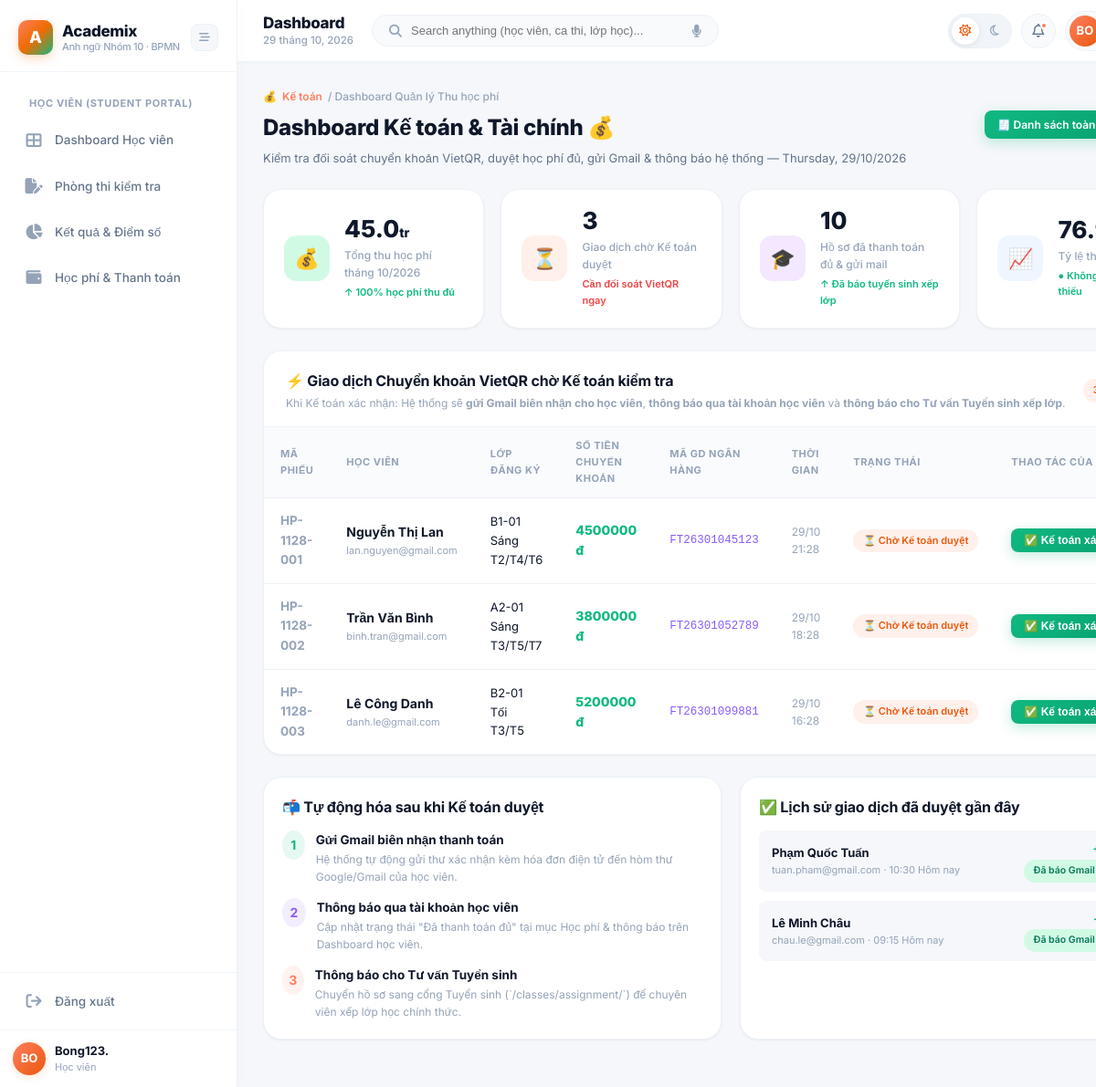
The page /users/accountant/ (signed in) on the database its author committed.
### apps/users/models.py (models this page shows, shortened)
class KhachHang(models.Model):
    class TrangThai(models.TextChoices):
        TIEM_NANG = 'TIEM_NANG', 'Tiềm năng'
        DANG_TU_VAN = 'DANG_TU_VAN', 'Đang tư vấn'
        DA_GHI_DANH = 'DA_GHI_DANH', 'Đã ghi danh'
        NGUNG = 'NGUNG', 'Ngừng'
    ho_ten = models.CharField(max_length=255, verbose_name='Họ tên')
    email = models.EmailField(unique=True, verbose_name='Email')
    so_dien_thoai = models.CharField(max_length=20, blank=True, default='', verbose_name='Số điện thoại')
    ngay_sinh = models.DateField(null=True, blank=True, verbose_name='Ngày sinh')
    trang_thai = models.CharField(
        max_length=20,
        choices=TrangThai.choices,
        default=TrangThai.TIEM_NANG,
        verbose_name='Trạng thái',
    )
    ngay_tao = models.DateTimeField(auto_now_add=True, verbose_name='Ngày tạo')
    class Meta:
        db_table = 'khach_hang'
        verbose_name = 'Khách hàng'
        verbose_name_plural = 'Danh sách khách hàng'
        ordering = ['-ngay_tao']

### apps/users/views.py (the view)
# urls.py: path('accountant/', views.accountant_dashboard, name='accountant_dashboard'),
def accountant_dashboard(request):
    if not request.session.get('user_email') and not (hasattr(request, 'user') and request.user.is_authenticated):
        return redirect('users:student_login')
    now = timezone.now()
    context = {
        'today': now,
        'total_revenue': '45.0',
        'pending_count': 3,
        'confirmed_count': 10,
        'rate_paid': '76.9',
        'pending_transactions': [
            {
                'ma_phieu': 'HP-1128-001',
                'ho_ten': 'Nguyễn Thị Lan',
                'email': 'lan.nguyen@gmail.com',
                'ten_lop': 'B1-01 Sáng T2/T4/T6',
                'so_tien': 4500000,
                'ma_gd_ngan_hang': 'FT26301045123',
                'thoi_gian': now - timedelta(hours=2),
                'trang_thai': 'CHO_DUYET',
            },
            {
                'ma_phieu': 'HP-1128-002',
                'ho_ten': 'Trần Văn Bình',
                'email': 'binh.tran@gmail.com',
                'ten_lop': 'A2-01 Sáng T3/T5/T7',
                'so_tien': 3800000,
                'ma_gd_ngan_hang': 'FT26301052789',
                'thoi_gian': now - timedelta(hours=5),
                'trang_thai': 'CHO_DUYET',
            },
            {
                'ma_phieu': 'HP-1128-003',
                'ho_ten': 'Lê Công Danh',
                'email': 'danh.le@gmail.com',
                'ten_lop': 'B2-01 Tối T3/T5',
                'so_tien': 5200000,
                'ma_gd_ngan_hang': 'FT26301099881',
                'thoi_gian': now - timedelta(hours=7),
                'trang_thai': 'CHO_DUYET',
            },
        ],
        'recent_confirmed': [
            {
                'ho_ten': 'Phạm Quốc Tuấn',
                'so_tien': 4500000,
                'email': 'tuan.pham@gmail.com',
                'time_confirmed': '10:30 Hôm nay',
            },
            {
                'ho_ten': 'Lê Minh Châu',
                'so_tien': 5200000,
                'email': 'chau.le@gmail.com',
                'time_confirmed': '09:15 Hôm nay',
            },
        ]
    }
    return render(request, 'users/accountant_dashboard.html', context)

### apps/users/templates/users/accountant_dashboard.html (shortened to what this page needs)
{% extends 'base.html' %}
{% load static %}
{% block content %}
<div class="page-header">
  <div class="page-breadcrumb">💰 <span>Kế toán</span> / Dashboard Quản lý Thu học phí</div>
  <div style="display: flex; justify-content: space-between; align-items: flex-start; flex-wrap: wrap; gap: 12px;">
    <div>
      <h1 class="page-title">Dashboard Kế toán & Tài chính 💰</h1>
      <p class="page-subtitle">Kiểm tra đối soát chuyển khoản VietQR, duyệt học phí đủ, gửi Gmail & thông báo hệ thống — {{ today|date:"l, d/m/Y" }}</p>
    </div>
    <div style="display: flex; gap: 8px;">
      <a href="{% url 'billing:invoice_list' %}" class="btn btn-emerald btn-sm">
        🧾 Danh sách toàn bộ phiếu học phí
      </a>
    </div>
  </div>
</div>
<div class="stat-grid">
  <div class="stat-card">
    <div class="stat-icon emerald">💰</div>
    <div class="stat-info">
      <div class="stat-value">{{ total_revenue|default:"45.0" }}<span style="font-size:14px">tr</span></div>
      <div class="stat-label">Tổng thu học phí tháng {{ today|date:"m/Y" }}</div>
      <div class="stat-delta up">↑ 100% học phí thu đủ</div>
    </div>
  </div>
  <div class="stat-card">
    <div class="stat-icon coral">⏳</div>
    <div class="stat-info">
      <div class="stat-value" id="kpi-pending-count">{{ pending_count|default:3 }}</div>
      <div class="stat-label">Giao dịch chờ Kế toán duyệt</div>
      <div class="stat-delta down">Cần đối soát VietQR ngay</div>
    </div>
  </div>
  <div class="stat-card">
    <div class="stat-icon purple">🎓</div>
    <div class="stat-info">
      <div class="stat-value">{{ confirmed_count|default:10 }}</div>
      <div class="stat-label">Hồ sơ đã thanh toán đủ & gửi mail</div>
      <div class="stat-delta up">↑ Đã báo tuyển sinh xếp lớp</div>
    </div>
  </div>
  <div class="stat-card">
    <div class="stat-icon blue">📈</div>
    <div class="stat-info">
      <div class="stat-value">{{ rate_paid|default:"76.9" }}%</div>
      <div class="stat-label">Tỷ lệ thanh toán đủ</div>
      <div class="stat-delta up">● Không có thanh toán thiếu</div>
    </div>
  </div>
</div>
<div class="card rounded-2xl shadow-sm" style="margin-bottom: 24px;">
  <div class="card-header">
    <div>
      <div class="card-title">⚡ Giao dịch Chuyển khoản VietQR chờ Kế toán kiểm tra</div>
      <div class="card-subtitle">Khi Kế toán xác nhận: Hệ thống sẽ <strong>gửi Gmail biên nhận cho học viên</strong>, <strong>thông báo qua tài khoản học viên</strong> và <strong>thông báo cho Tư vấn Tuyển sinh xếp lớp</strong>.</div>
    </div>
    <span class="badge badge-coral">{{ pending_count|default:3 }} ca chờ duyệt</span>
  </div>
  <div class="table-wrapper">
    <table id="accountant-pending-table">
      <thead>
        <tr>
          <th>Mã phiếu</th>
          <th>Học viên</th>
          <th>Lớp đăng ký</th>
          <th>Số tiền chuyển khoản</th>
          <th>Mã GD Ngân hàng</th>
          <th>Thời gian</th>
          <th>Trạng thái</th>
          <th>Thao tác của Kế toán</th>
        </tr>
      </thead>
      <tbody>
        {% for item in pending_transactions %}
        <tr id="acc-row-{{ forloop.counter }}">
          <td style="font-weight: 700; color: var(--text-muted);">{{ item.ma_phieu }}</td>
          <td>
            <div style="font-weight: 700; font-size: 14px; color: var(--text-primary);">{{ item.ho_ten }}</div>
            <div style="font-size: 11px; color: var(--text-muted); margin-top: 1px;">{{ item.email }}</div>
          </td>
          <td style="font-size: 13px;">{{ item.ten_lop }}</td>
          <td style="font-weight: 800; font-size: 14px; color: var(--accent-emerald);">
            {{ item.so_tien|floatformat:0 }} đ
          </td>
          <td style="font-family: monospace; font-size: 12.5px; color: var(--accent-purple);">
            {{ item.ma_gd_ngan_hang }}
          </td>
          <td style="font-size: 12px; color: var(--text-muted);">{{ item.thoi_gian|date:"d/m H:i" }}</td>
          <td id="acc-status-{{ forloop.counter }}">
            <span class="badge badge-coral">⏳ Chờ Kế toán duyệt</span>
          </td>
          <td id="acc-action-{{ forloop.counter }}">
            <form method="post" action="{% url 'billing:confirm_invoice' %}" class="acc-confirm-form" data-index="{{ forloop.counter }}" data-name="{{ item.ho_ten }}" data-amount="{{ item.so_tien|floatformat:0 }}đ">
              <button type="submit" class="btn btn-emerald btn-sm" style="font-weight: 700;">
                ✅ Kế toán xác nhận thu đủ
              </button>
            </form>
          </td>
        </tr>
        {% endfor %}
      </tbody>
    </table>
  </div>
</div>
<div class="two-col" style="margin-bottom: 24px;">
  <div class="card rounded-2xl shadow-sm" style="padding: 20px;">
    <div class="card-title" style="margin-bottom: 12px;">📬 Tự động hóa sau khi Kế toán duyệt</div>
    <div style="display: flex; flex-direction: column; gap: 14px;">
      <div style="display: flex; gap: 12px; align-items: flex-start;">
        <div style="background: rgba(16, 185, 129, 0.1); color: var(--accent-emerald); border-radius: 50%; width: 32px; height: 32px; display: flex; align-items: center; justify-content: center; font-size: 14px; font-weight: 700;">1</div>
        <div>
          <div style="font-weight: 700; font-size: 13.5px;">Gửi Gmail biên nhận thanh toán</div>
          <div style="font-size: 12px; color: var(--text-muted);">Hệ thống tự động gửi thư xác nhận kèm hóa đơn điện tử đến hòm thư Google/Gmail của học viên.</div>
        </div>
      </div>
      <div style="display: flex; gap: 12px; align-items: flex-start;">
        <div style="background: rgba(139, 92, 246, 0.1); color: var(--accent-purple); border-radius: 50%; width: 32px; height: 32px; display: flex; align-items: center; justify-content: center; font-size: 14px; font-weight: 700;">2</div>
        <div>
          <div style="font-weight: 700; font-size: 13.5px;">Thông báo qua tài khoản học viên</div>
          <div style="font-size: 12px; color: var(--text-muted);">Cập nhật trạng thái "Đã thanh toán đủ" tại mục Học phí & thông báo trên Dashboard học viên.</div>
        </div>
      </div>
      <div style="display: flex; gap: 12px; align-items: flex-start;">
        <div style="background: rgba(255, 126, 95, 0.1); color: var(--accent-coral); border-radius: 50%; width: 32px; height: 32px; display: flex; align-items: center; justify-content: center; font-size: 14px; font-weight: 700;">3</div>
        <div>
          <div style="font-weight: 700; font-size: 13.5px;">Thông báo cho Tư vấn Tuyển sinh</div>
          <div style="font-size: 12px; color: var(--text-muted);">Chuyển hồ sơ sang cổng Tuyển sinh (`/classes/assignment/`) để chuyên viên xếp lớp học chính thức.</div>
        </div>
      </div>
    </div>
  </div>
  <div class="card rounded-2xl shadow-sm" style="padding: 20px;">
    <div class="card-title" style="margin-bottom: 12px;">✅ Lịch sử giao dịch đã duyệt gần đây</div>
    <div style="display: flex; flex-direction: column; gap: 10px;">
      {% for item in recent_confirmed %}
      <div style="display: flex; justify-content: space-between; align-items: center; padding: 10px 14px; background: var(--bg-app); border-radius: var(--radius-sm);">
        <div>
          <div style="font-weight: 700; font-size: 13px;">{{ item.ho_ten }}</div>
          <div style="font-size: 11px; color: var(--text-muted);">{{ item.email }} · {{ item.time_confirmed }}</div>
        </div>
        <div style="text-align: right;">
          <div style="font-weight: 700; color: var(--accent-emerald); font-size: 13px;">+{{ item.so_tien|floatformat:0 }} đ</div>
          <span class="badge badge-emerald" style="font-size: 10.5px;">Đã báo Gmail & Tuyển sinh</span>
        </div>
      </div>
      {% endfor %}
    </div>
  </div>
</div>
{% endblock %}

### templates/base.html (shortened to what this page needs)
{% load static %}
<!DOCTYPE html>
<html lang="vi" data-theme="light">
<head>
  <link rel="stylesheet" href="https://cdnjs.cloudflare.com/ajax/libs/font-awesome/6.5.0/css/all.min.css">
  <link rel="stylesheet" href="{% static 'css/academix.css' %}">
  <link rel="stylesheet" href="{% static 'css/components.css' %}">
</head>
<body>
  <div class="app-wrapper">
    <aside class="sidebar" id="sidebar">
      <div class="sidebar-logo">
        <div class="logo-main">
          <div class="logo-icon">A</div>
          <div class="logo-text">
            Academix
            <small>Anh ngữ Nhóm 10 · BPMN</small>
          </div>
        </div>
        <button class="logo-collapse" id="sidebar-collapse-btn" title="Thu gọn / Mở rộng" onclick="toggleSidebar()">
          <i class="fa-solid fa-bars-staggered"></i>
        </button>
      </div>
      <nav class="sidebar-nav">
        {% block sidebar_main %}
        {% if request.user.role == 'STUDENT' or current_role == 'STUDENT' %}
        <div class="sidebar-section-label">Học viên (Student Portal)</div>
        <a href="{% url 'users:student_dashboard' %}" class="nav-item" data-href="{% url 'users:student_dashboard' %}">
          <span class="nav-icon"><i class="fa-solid fa-table-cells-large"></i></span>
          <span>Dashboard Học viên</span>
        </a>
        <a href="{% url 'placement_tests:test_room' %}" class="nav-item"
          data-href="{% url 'placement_tests:test_room' %}">
          <span class="nav-icon"><i class="fa-solid fa-file-pen"></i></span>
          <span>Phòng thi kiểm tra</span>
        </a>
        <a href="{% url 'placement_tests:test_result' %}" class="nav-item"
          data-href="{% url 'placement_tests:test_result' %}">
          <span class="nav-icon"><i class="fa-solid fa-chart-pie"></i></span>
          <span>Kết quả & Điểm số</span>
        </a>
        <a href="{% url 'billing:payment_detail' %}" class="nav-item" data-href="{% url 'billing:payment_detail' %}">
          <span class="nav-icon"><i class="fa-solid fa-wallet"></i></span>
          <span>Học phí & Thanh toán</span>
        </a>
        {% endif %}
        {% endblock %}
      </nav>
      <div class="sidebar-footer">
        <a href="{% url 'users:student_logout' %}" class="nav-item sidebar-footer-item">
          <span class="nav-icon"><i class="fa-solid fa-arrow-right-from-bracket"></i></span>
          <span>Đăng xuất</span>
        </a>
        <div class="sidebar-profile">
          <div class="avatar" id="sidebar-avatar-circle">
            {{ user_initials|default:"HV" }}
          </div>
          <div class="profile-info">
            <div class="profile-name" id="sidebar-user-name">
              {{ display_user_name|default:"Người dùng" }}
            </div>
            <div class="profile-role" id="sidebar-user-role">
              {{ role_label|default:"Học viên" }}
            </div>
          </div>
        </div>
      </div>
    </aside>
    <div class="main-area">
      <header class="top-header">
        <div class="header-left">
          <div class="header-title-box">
            <div class="header-title">{% block page_heading %}Dashboard{% endblock %}</div>
            <div class="header-date" id="header-live-date">23 September, 2024</div>
          </div>
        </div>
        <div class="header-search">
          <i class="fa-solid fa-magnifying-glass search-icon"></i>
          <input type="text" id="global-search" placeholder="Search anything (học viên, ca thi, lớp học)...">
          <i class="fa-solid fa-microphone search-mic" title="Tìm bằng giọng nói"></i>
        </div>
        <div class="header-actions">
          <div class="theme-pill-toggle" title="Đổi chế độ sáng / tối" onclick="ThemeManager.toggle()">
            <div class="theme-pill-btn active" id="theme-sun-btn" title="Giao diện Sáng">
              <i class="fa-regular fa-sun"></i>
            </div>
            <div class="theme-pill-btn" id="theme-moon-btn" title="Giao diện Tối">
              <i class="fa-regular fa-moon"></i>
            </div>
          </div>
          <div class="dropdown-wrapper">
            <button class="header-circle-btn" id="notif-btn" title="Thông báo hệ thống">
              <i class="fa-regular fa-bell"></i>
              <span class="notif-dot"></span>
            </button>
          </div>
          <div class="dropdown-wrapper">
            <div class="header-user-capsule" id="user-avatar-btn" title="Tài khoản người dùng">
              <div class="user-avatar-circle" id="header-avatar-circle">
                {{ user_initials|default:"HV" }}
              </div>
            </div>
          </div>
        </div>
      </header>
      <main class="page-content">
        {% block content %}
        {% endblock %}
      </main>
    </div>
  </div>
</body>
</html>

### rows shown on the page
KhachHang: ma_phieu "HP-1128-001", ho_ten "Nguyễn Thị Lan", email "lan.nguyen@gmail.com", ten_lop "B1-01 Sáng T2/T4/T6", so_tien "4500000", ma_gd_ngan_hang "FT26301045123", thoi_gian "29/10 21:28"
KhachHang: ma_phieu "HP-1128-002", ho_ten "Trần Văn Bình", email "binh.tran@gmail.com", ten_lop "A2-01 Sáng T3/T5/T7", so_tien "3800000", ma_gd_ngan_hang "FT26301052789", thoi_gian "29/10 18:28"

### other values the page prints
{{ user_initials|default:"HV" }} "BO"
{{ display_user_name|default:"Người dùng" }} "Bong123."
{{ role_label|default:"Học viên" }} "Học viên"
{{ total_revenue|default:"45.0" }} "45.0"
{{ pending_count|default:3 }} "3"
{{ confirmed_count|default:10 }} "10"
{{ item.ma_phieu }} "HP-1128-003"
{{ item.ho_ten }} "Lê Công Danh"
{{ item.email }} "danh.le@gmail.com"
{{ item.ten_lop }} "B2-01 Tối T3/T5"
{{ item.so_tien|floatformat:0 }} "5200000"
{{ item.ma_gd_ngan_hang }} "FT26301099881"
{{ item.thoi_gian|date:"d/m H:i" }} "29/10 16:28"
{{ item.ho_ten }} "Phạm Quốc Tuấn" "Lê Minh Châu"
{{ item.email }} "tuan.pham@gmail.com" "chau.le@gmail.com"
